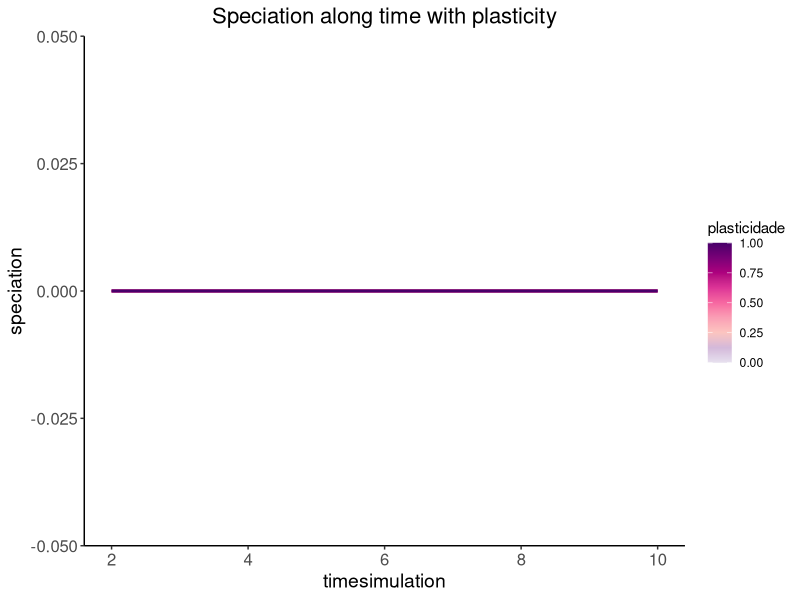
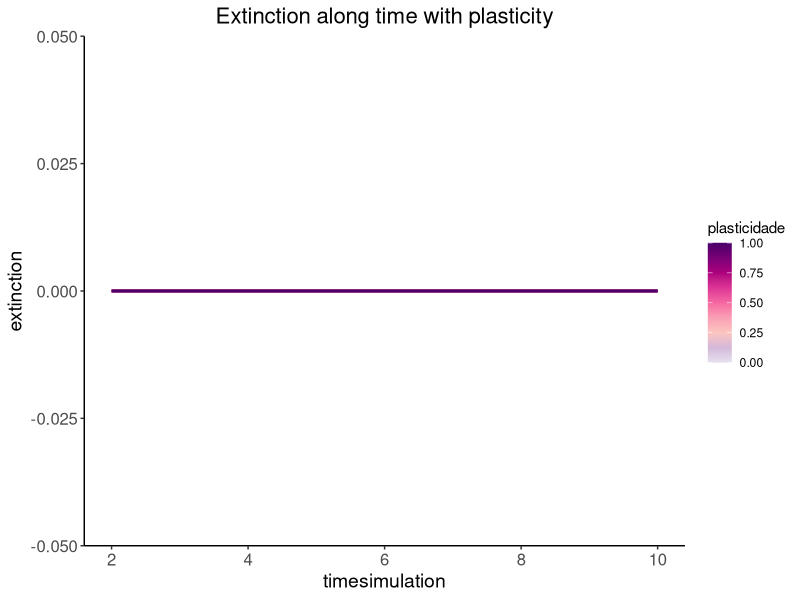
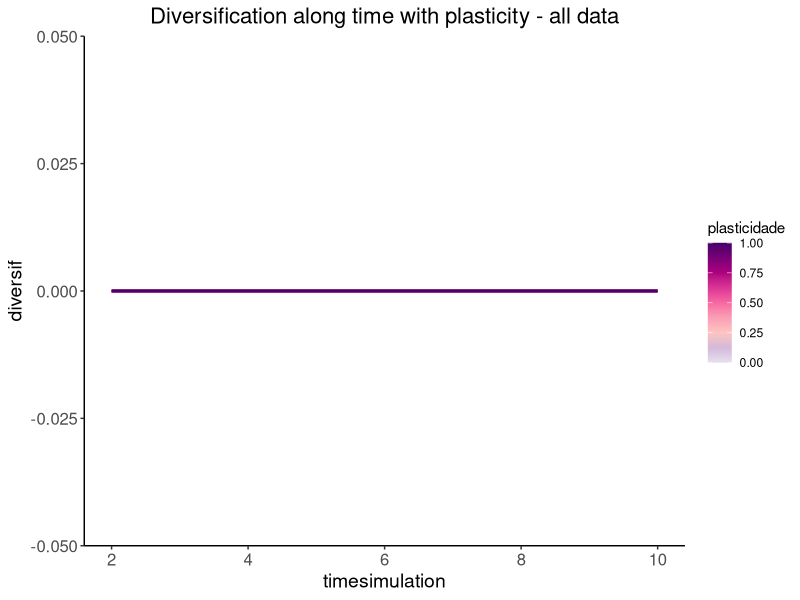
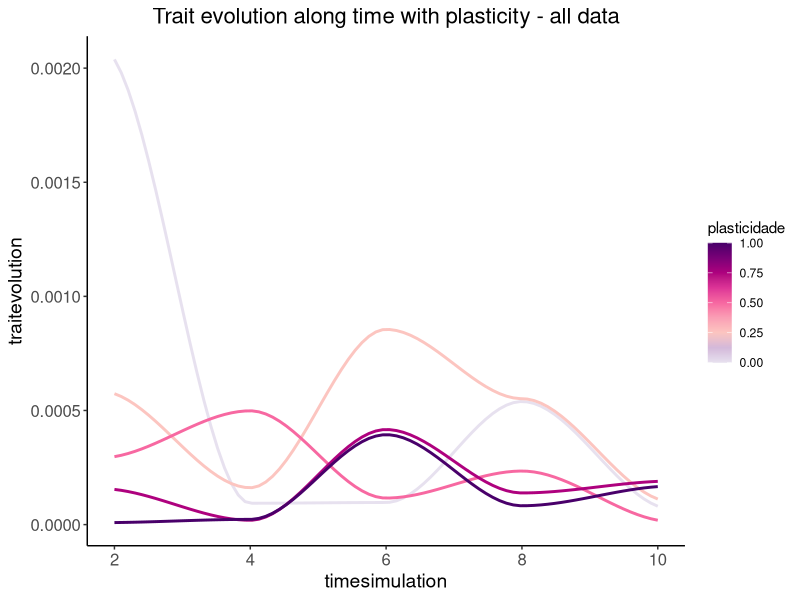
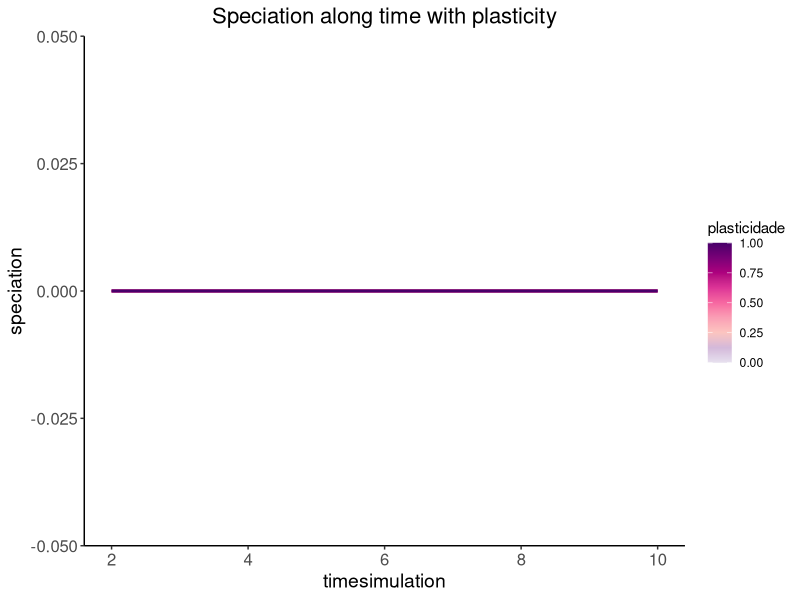
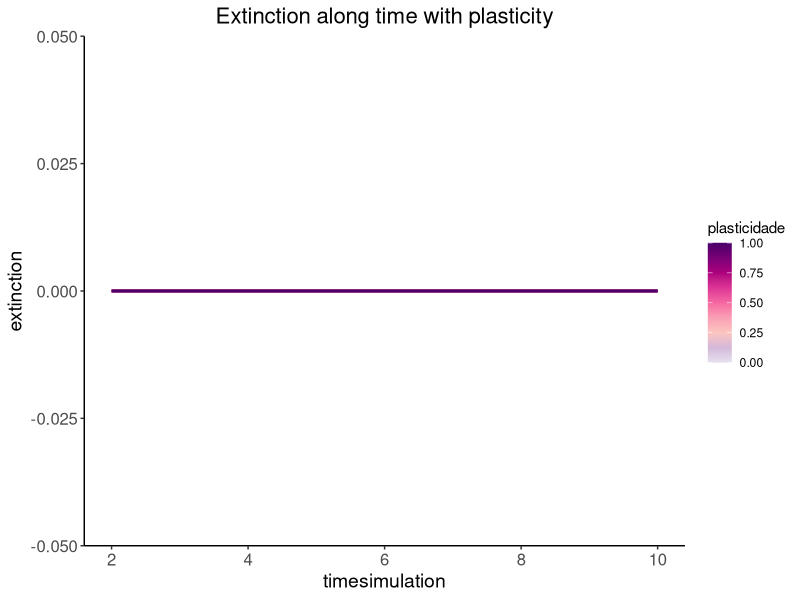
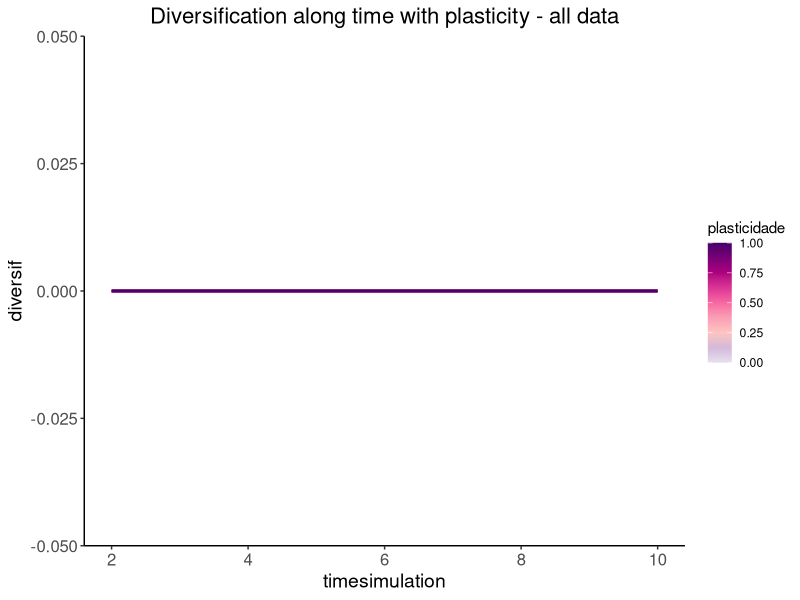
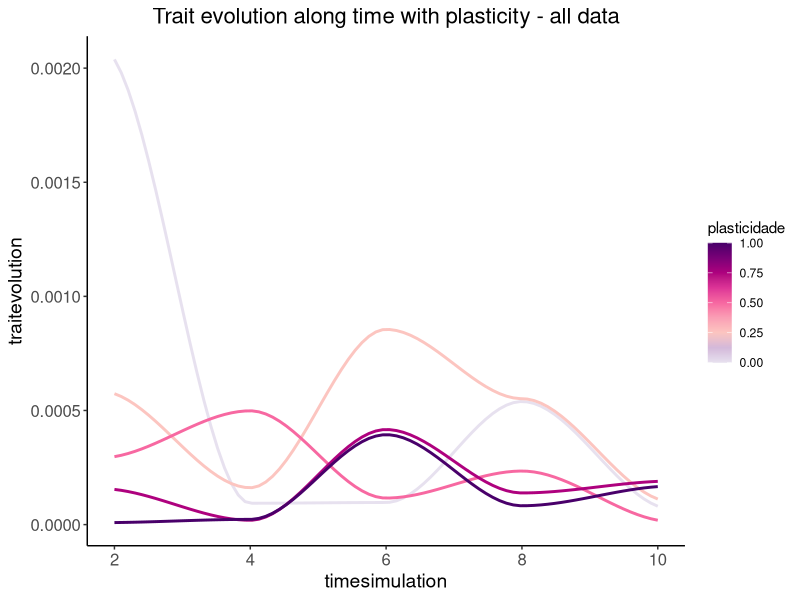

Reproduce these figures in R, in order.
#####################################################
########### PLASTICITY AND EVOLUTION STUDY ##########
#####################################################
### Main goal: Verify the effect of plasticity on adaptive evolution #####################
##### Diversification and Trait Evolution ~ Plasticity
##### Methods: Computational simulation #############
##### Script to analysis results from simulation ####

#### packages ####
library(dplyr)
library(ggplot2)
library(here)


#### data ####
dados <- read.csv2("output/rep_1_finalresult.csv")
dados <- dados %>% filter(replications != 0)
path <- here("output")

#### TEST FAST ####
colors <- c('#e7e1ef','#d4b9da','#fcc5c0','#fa9fb5','#f768a1','#dd3497','#ae017e','#7a0177','#49006a')
ggplot(data = dados, aes(timesimulation, speciation, colour = plasticidade, group = plasticidade)) + 
  labs(title = paste("Speciation along time with plasticity")) + theme_bw() +
  theme(panel.border = element_blank(), panel.grid.major = element_blank(),
        panel.grid.minor = element_blank(), axis.line = element_line(colour = "black"),
        plot.title = element_text(size = 16, hjust = 0.5),
        axis.text = element_text(size = 12),
        axis.title = element_text(size = 14)) + 
  scale_color_gradientn(colours = colors, na.value = NA) +
  geom_smooth(se = FALSE)

ggplot(data = dados, aes(timesimulation, extinction, colour = plasticidade, group = plasticidade)) + 
  labs(title = paste("Extinction along time with plasticity")) + theme_bw() +
  theme(panel.border = element_blank(), panel.grid.major = element_blank(),
        panel.grid.minor = element_blank(), axis.line = element_line(colour = "black"),
        plot.title = element_text(size = 16, hjust = 0.5),
        axis.text = element_text(size = 12),
        axis.title = element_text(size = 14)) + 
  scale_color_gradientn(colours = colors, na.value = NA) +
  geom_smooth(se = FALSE)

ggplot(data = dados, aes(timesimulation, diversif, colour = plasticidade, group = plasticidade)) + 
  labs(title = paste("Diversification along time with plasticity - all data")) + theme_bw() +
  theme(panel.border = element_blank(), panel.grid.major = element_blank(),
        panel.grid.minor = element_blank(), axis.line = element_line(colour = "black"),
        plot.title = element_text(size = 16, hjust = 0.5),
        axis.text = element_text(size = 12),
        axis.title = element_text(size = 14)) + 
  scale_color_gradientn(colours = colors, na.value = NA) +
  geom_smooth(se = FALSE)

ggplot(data = dados, aes(timesimulation, traitevolution, colour = plasticidade, group = plasticidade)) + 
  labs(title = paste("Trait evolution along time with plasticity - all data")) + theme_bw() +
  theme(panel.border = element_blank(), panel.grid.major = element_blank(),
        panel.grid.minor = element_blank(), axis.line = element_line(colour = "black"),
        plot.title = element_text(size = 16, hjust = 0.5),
        axis.text = element_text(size = 12),
        axis.title = element_text(size = 14)) + 
  scale_color_gradientn(colours = colors, na.value = NA) +
  geom_smooth(se = FALSE)


#### plot speciation ####
colors <- c('#e7e1ef','#d4b9da','#fcc5c0','#fa9fb5','#f768a1','#dd3497','#ae017e','#7a0177','#49006a')
general_plot_1 <- ggplot(data = dados, aes(timesimulation, speciation, colour = plasticidade, group = plasticidade)) + 
  labs(title = paste("Speciation along time with plasticity")) + theme_bw() +
  theme(panel.border = element_blank(), panel.grid.major = element_blank(),
        panel.grid.minor = element_blank(), axis.line = element_line(colour = "black"),
        plot.title = element_text(size = 16, hjust = 0.5),
        axis.text = element_text(size = 12),
        axis.title = element_text(size = 14)) + 
   scale_color_gradientn(colours = colors, na.value = NA) +
 geom_smooth(se = FALSE)


tiff(filename = file.path(path, paste0("plot", "_", general_plot_1[["labels"]][["y"]], "_", "plas", "all", ".tif")),
     width = 15,
     height = 15,
     units = "cm",
     res = 100)
print(general_plot_1)
dev.off()

# for(i in unique(dados$plasticidade)){
#   subdata <- dados %>% filter(plasticidade == i)
#   tiff(filename = file.path(path, paste0("plot", "_", general_plot_1[["labels"]][["y"]], "_", "plas", i, ".tif")),
#        width = 15,
#        height = 15,
#        units = "cm",
#        res = 100)
#   print(ggplot(subdata, aes(timesimulation, speciation)) +
#           geom_point() + labs(title = paste("Speciation along time with plasticity- all data")) + theme_bw() +
#           theme(panel.border = element_blank(), panel.grid.major = element_blank(),
#                 panel.grid.minor = element_blank(), axis.line = element_line(colour = "black"),
#                 plot.title = element_text(size = 16, hjust = 0.5),
#                 axis.text = element_text(size = 12),
#                 axis.title = element_text(size = 14)))
#   dev.off()
# }

#### plot extinction ####

general_plot_2 <- ggplot(data = dados, aes(timesimulation, extinction, colour = plasticidade, group = plasticidade)) + 
  labs(title = paste("Extinction along time with plasticity")) + theme_bw() +
  theme(panel.border = element_blank(), panel.grid.major = element_blank(),
        panel.grid.minor = element_blank(), axis.line = element_line(colour = "black"),
        plot.title = element_text(size = 16, hjust = 0.5),
        axis.text = element_text(size = 12),
        axis.title = element_text(size = 14)) + 
  scale_color_gradientn(colours = colors, na.value = NA) +
  geom_smooth(se = FALSE)

tiff(filename = file.path(path, paste0("plot", "_", general_plot_2[["labels"]][["y"]], "_", "plas", "all", ".tif")),
     width = 15,
     height = 15,
     units = "cm",
     res = 100)
print(general_plot_2)
dev.off()

# for(i in unique(dados$plasticidade)){
#   subdata <- dados %>% filter(plasticidade == i)
#   tiff(filename = file.path(path, paste0("plot", "_", general_plot_2[["labels"]][["y"]], "_", "plas", i, ".tif")),
#        width = 15,
#        height = 15,
#        units = "cm",
#        res = 100)
#   print(ggplot(subdata, aes(timesimulation, extinction)) +
#           geom_point() + labs(title = paste("Extinction along time with plasticity", i)) + theme_bw() +
#           theme(panel.border = element_blank(), panel.grid.major = element_blank(),
#                 panel.grid.minor = element_blank(), axis.line = element_line(colour = "black"),
#                 plot.title = element_text(size = 16, hjust = 0.5),
#                 axis.text = element_text(size = 12),
#                 axis.title = element_text(size = 14)))
#   dev.off()
# }

#### plot diversification ####

general_plot_3 <- ggplot(data = dados, aes(timesimulation, diversif, colour = plasticidade, group = plasticidade)) + 
  labs(title = paste("Diversification along time with plasticity - all data")) + theme_bw() +
  theme(panel.border = element_blank(), panel.grid.major = element_blank(),
        panel.grid.minor = element_blank(), axis.line = element_line(colour = "black"),
        plot.title = element_text(size = 16, hjust = 0.5),
        axis.text = element_text(size = 12),
        axis.title = element_text(size = 14)) + 
  scale_color_gradientn(colours = colors, na.value = NA) +
  geom_smooth(se = FALSE)

tiff(filename = file.path(path, paste0("plot", "_", general_plot_3[["labels"]][["y"]], "_", "plas", "all", ".tif")),
     width = 15,
     height = 15,
     units = "cm",
     res = 100)
print(general_plot_3)
dev.off()

# for(i in unique(dados$plasticidade)){
#   subdata <- dados %>% filter(plasticidade == i)
#   tiff(filename = file.path(path, paste0("plot", "_", general_plot_3[["labels"]][["y"]], "_", "plas", i, ".tif")),
#        width = 15,
#        height = 15,
#        units = "cm",
#        res = 100)
#   print(ggplot(subdata, aes(timesimulation, diversif)) +
#           geom_point() + labs(title = paste("Diversification along time with plasticity", i)) + theme_bw() +
#           theme(panel.border = element_blank(), panel.grid.major = element_blank(),
#                 panel.grid.minor = element_blank(), axis.line = element_line(colour = "black"),
#                 plot.title = element_text(size = 16, hjust = 0.5),
#                 axis.text = element_text(size = 12),
#                 axis.title = element_text(size = 14)))
#   dev.off()
# }

#### plot trait evolution ####
#subdata_final <- dados %>% filter(timesimulation >= 100)

general_plot_4 <- ggplot(data = dados, aes(timesimulation, traitevolution, colour = plasticidade, group = plasticidade)) + 
  labs(title = paste("Trait evolution along time with plasticity - all data")) + theme_bw() +
  theme(panel.border = element_blank(), panel.grid.major = element_blank(),
        panel.grid.minor = element_blank(), axis.line = element_line(colour = "black"),
        plot.title = element_text(size = 16, hjust = 0.5),
        axis.text = element_text(size = 12),
        axis.title = element_text(size = 14)) + 
  scale_color_gradientn(colours = colors, na.value = NA) +
  geom_smooth(se = FALSE)

tiff(filename = file.path(path, paste0("plot", "_", general_plot_4[["labels"]][["y"]], "_", "plas", "all", ".tif")),
     width = 15,
     height = 15,
     units = "cm",
     res = 100)
print(general_plot_4)
dev.off()

# for(i in unique(dados$plasticidade)){
#   subdata <- dados %>% filter(plasticidade == i)
#   tiff(filename = file.path(path, paste0("plot", "_", general_plot_4[["labels"]][["y"]], "_", "plas", i, ".tif")),
#        width = 15,
#        height = 15,
#        units = "cm",
#        res = 100)
#   print(ggplot(subdata, aes(timesimulation, traitevolution)) +
#           geom_point() + labs(title = paste("Trait evolution along time with plasticity", i)) + theme_bw() +
#           theme(panel.border = element_blank(), panel.grid.major = element_blank(),
#                 panel.grid.minor = element_blank(), axis.line = element_line(colour = "black"),
#                 plot.title = element_text(size = 16, hjust = 0.5),
#                 axis.text = element_text(size = 12),
#                 axis.title = element_text(size = 14)))
#   dev.off()
# }
